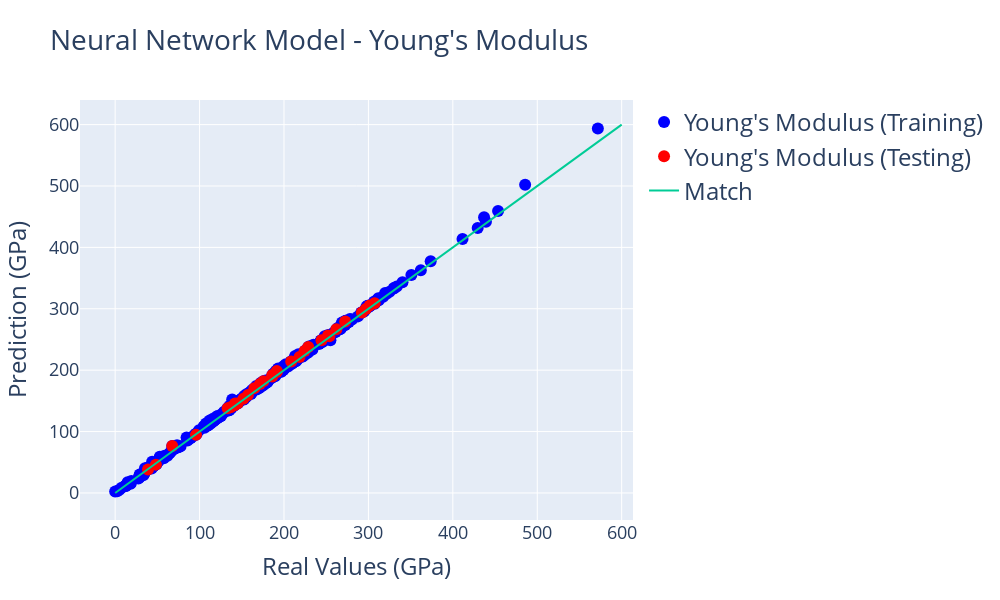

Notebook code for this chart:
### Markdown cell above
### 4. Plotting

The easiest way to see if the model did a good job estimating the Young's Modulus for the Elements is through a plot comparing Real Values with their Predictions. We will use [Plotly](https://plot.ly/python/) to create a plot like that. We covered how to plot in Plotly in the first tutorial of this tool. For values in this plot, the line (x = y) indicates a perfect match and would be the desirable result for the points. As you analyze the plot, you can hover on the points to see the data we obtained in the cell above.

### Code cell
import plotly
import plotly.graph_objs as go
from plotly.offline import iplot

plotly.offline.init_notebook_mode(connected=True)

layout0= go.Layout(title=go.layout.Title(text="Neural Network Model - Young's Modulus", font=dict(size=28)), hovermode= 'closest', width = 1000, height=600, showlegend=True,  # Hovermode establishes the way the labels that appear when you hover are arranged # Establishing a square plot width=height
    xaxis= dict(title=go.layout.xaxis.Title(text='Real Values (GPa)', font=dict(size=24)), zeroline= False, gridwidth= 1, tickfont=dict(size=18)), # Axis Titles. Removing the X-axis Mark. Adding a Grid
    yaxis= dict(title=go.layout.yaxis.Title(text='Prediction (GPa)', font=dict(size=24)), zeroline= False, gridwidth= 1, tickfont=dict(size=18)), # Axis Titles. Removing the Y-axis Mark. Adding a Grid
    legend=dict(font=dict(size=24))) # Adding a legend

trace0 = go.Scatter(x = all_labels, y = predictions, mode = 'markers', marker= dict(size= 12, color= 'blue'), text= elements, name = 'Young\'s Modulus (Training)')
trace1 = go.Scatter(x = test_labels, y = test_predictions, mode = 'markers', marker= dict(size= 12, color= 'red'), text = labeled_elements, name = 'Young\'s Modulus (Testing)')
trace2 = go.Scatter(x = [0,600], y = [0,600], mode = 'lines', name = "Match") # This trace is the line X = Y which would indicate that the Prediction equals the real value

data = [trace0, trace1, trace2]
fig= go.Figure(data, layout=layout0)
iplot(fig)

### Figure 1 — Plotly figure (JSON) as saved in the notebook; plotly's stock layout.template omitted (floating-point values rounded to 4 significant figures; data arrays with more than 128 entries replaced by an {"elided": "..."} marker saying what was removed)
{"data": [{"marker": {"color": "blue", "size": 12}, "mode": "markers", "name": "Young's Modulus (Training)", "text": {"elided": "331 str values"}, "type": "scatter", "x": {"elided": "331 float values"}, "y": {"elided": "331 float values"}}, {"marker": {"color": "red", "size": 12}, "mode": "markers", "name": "Young's Modulus (Testing)", "text": ["Ti2FeIr", "Ti2MnBe", "PaTiTc2", "Ti2MnCo", "LiTiIr2", "TiAlOs2", "TiGaRu2", "TiMnRh2", "Ti2MnIr", "TiGeRu2", "Ti2TcRu", "TiSiTc2", "TiSnRh2", "Ti2MnNi", "Ti2TcOs", "AcTiO3", "Ti2TcPd", "Ti2ZnRe", "TiTc2Mo", "Ti2GeC", "Ti2CdC", "Na2Ti2As2O", "RbTiAsO5", "LiTiPO5", "Tb2Ti2S2O5", "TiGaFeCo", "Nd2Ti2S2O5", "Sm2Ti2S2O5", "Na2Ti2Sb2O", "TiAlFeCo", "KNaTiO3"], "type": "scatter", "x": [191.5, 142.0, 133.3, 218.4, 208.6, 272.5, 224.4, 191.5, 252.2, 297.0, 244.4, 228.8, 186.2, 175.6, 262, 186.0, 171.5, 164.9, 301.6, 253.8, 136.7, 38.92, 95.76, 145, 157.2, 292.3, 141.5, 152.0, 48.24, 307.3, 67.6], "y": [198.8, 145.9, 137.8, 221.6, 214.3, 279.2, 231.3, 197.1, 256.6, 299.6, 248.6, 237.6, 191.9, 182.0, 266.7, 189.6, 177.5, 170.7, 305.2, 255.1, 139.5, 38.12, 94.59, 145.5, 159.3, 293.8, 142.7, 153.5, 46.12, 309.0, 76.43]}, {"mode": "lines", "name": "Match", "type": "scatter", "x": [0, 600], "y": [0, 600]}], "layout": {"height": 600, "hovermode": "closest", "legend": {"font": {"size": 24}}, "showlegend": true, "title": {"font": {"size": 28}, "text": "Neural Network Model - Young's Modulus"}, "width": 1000, "xaxis": {"gridwidth": 1, "tickfont": {"size": 18}, "title": {"font": {"size": 24}, "text": "Real Values (GPa)"}, "zeroline": false}, "yaxis": {"gridwidth": 1, "tickfont": {"size": 18}, "title": {"font": {"size": 24}, "text": "Prediction (GPa)"}, "zeroline": false}}}
